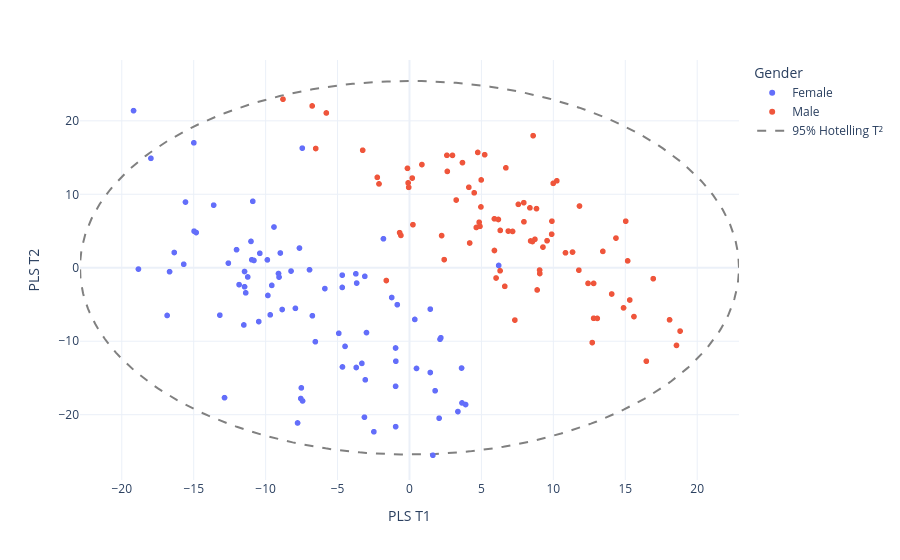

Source (notebook cell):
### Code cell
fig = px.scatter(plsResultsDFrame, x="PLS T1", y="PLS T2", color="Gender",
                 render_mode='webgl', 
                template='plotly_white')

ex, ey = hotelling_ellipse(T_scores)
fig.add_scatter(x=ex, y=ey, mode='lines',
                line=dict(color='grey', dash='dash'),
                name='95% Hotelling T²')

fig.show()
